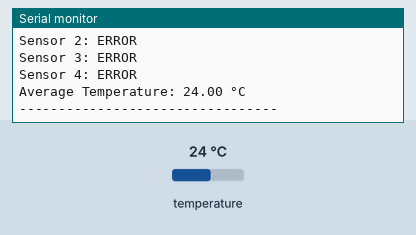
A sketch run on a simulated Arduino Uno, built with avr-gcc and run on an emulated ATmega328P. Parts: the last lines printed to the serial monitor. Inputs (shaded band) come from the test bench; at power-on: temperature 24 °C.

Above: at 1.2 s.
1.3 s: temperature set to 12 °C
At 3.0 s:
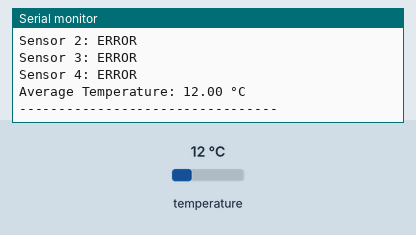
3.3 s: temperature set to 19 °C
At 4.5 s:
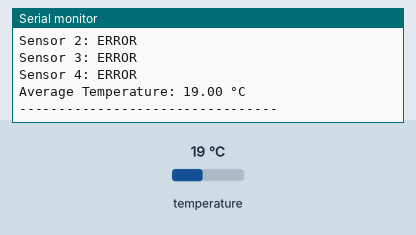
Timing chart, 0 to 6.3 s (numbered marks = the images above; inputs shaded):
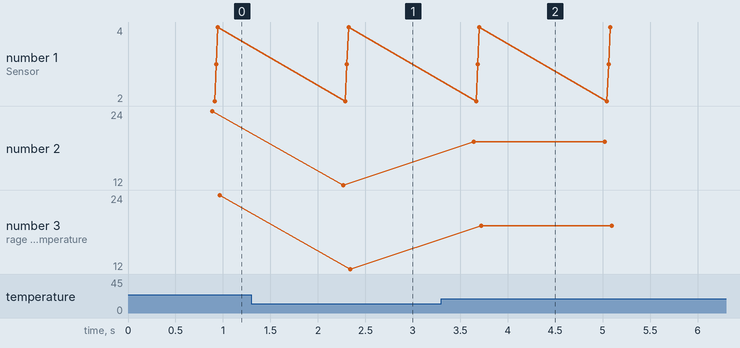

Measured:
- after the input at 1.3 s, the serial monitor: prints a new line after 0.97 s (image 1)
- after the input at 3.3 s, the serial monitor: prints a new line after 0.35 s (image 2)
- plotted number 2: 24 → 12 after the input at 1.3 s, 12 → 19 after the input at 3.3 s
- plotted number 3: 24 → 12 after the input at 1.3 s, 12 → 19 after the input at 3.3 s

The sketch:

01_Run_Temp_Sensors.ino
```cpp
#include <OneWire.h>
#include <DallasTemperature.h>

#define ONE_WIRE_BUS 2

OneWire oneWire(ONE_WIRE_BUS);
DallasTemperature sensors(&oneWire);

#define NUM_SENSORS 4

float temperatures[NUM_SENSORS];
float averageTemperature = 0.0;

void setup() {
  Serial.begin(9600);

  sensors.begin();

  Serial.println("=================================");
  Serial.println("  4x DS18B20 Temperature System");
  Serial.println("=================================");

  Serial.print("Number of sensors detected: ");
  Serial.println(sensors.getDeviceCount());

  Serial.println();
}

void loop() {

  // Request temperature from all sensors
  sensors.requestTemperatures();

  float sum = 0.0;
  int validSensors = 0;

  // Read the 4 sensors
  for (int i = 0; i < NUM_SENSORS; i++) {

    temperatures[i] = sensors.getTempCByIndex(i);

    // Check for valid reading
    if (temperatures[i] != DEVICE_DISCONNECTED_C) {
      sum += temperatures[i];
      validSensors++;
    }
  }

  // Calculate average
  if (validSensors > 0) {
    averageTemperature = sum / validSensors;
  }
  else {
    averageTemperature = 0.0;
  }

  // Print individual temperatures
  Serial.println("---------------------------------");

  for (int i = 0; i < NUM_SENSORS; i++) {

    Serial.print("Sensor ");
    Serial.print(i + 1);
    Serial.print(": ");

    if (temperatures[i] == DEVICE_DISCONNECTED_C) {
      Serial.println("ERROR");
    }
    else {
      Serial.print(temperatures[i], 2);
      Serial.println(" °C");
    }
  }

  // Print average
  Serial.print("Average Temperature: ");
  Serial.print(averageTemperature, 2);
  Serial.println(" °C");

  Serial.println("---------------------------------");

  delay(500);
}
```
